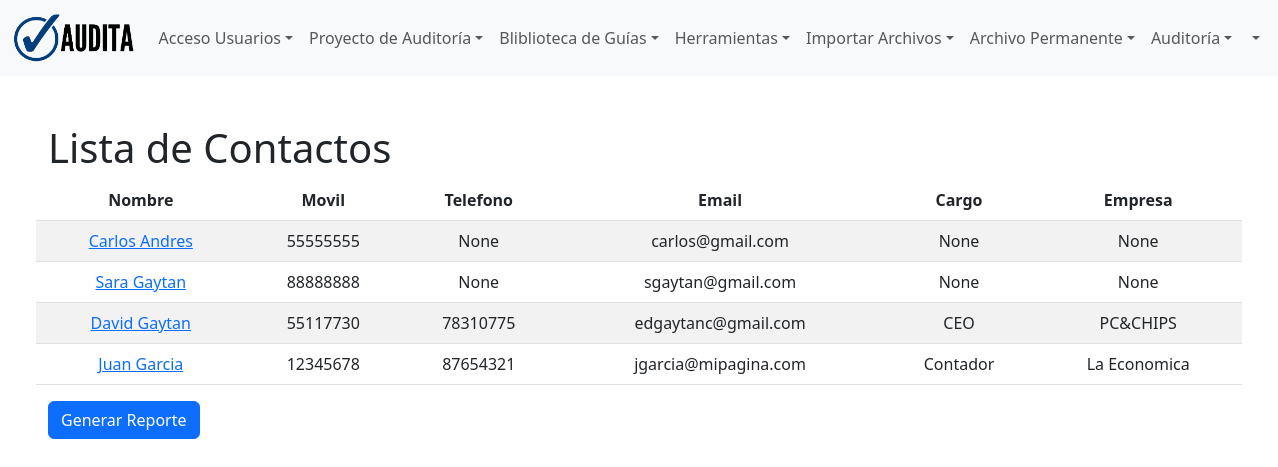
The app's page /proyecto/contacto/lista/ with its own data.
### proyecto/models.py (models this page shows, shortened)
class Contacto(models.Model):
    nombre = models.CharField(max_length=100, verbose_name='Nombre Contacto')
    movil = models.CharField(max_length=15, verbose_name='Movil Contacto')
    telefono = models.CharField(max_length=15, null=True, blank=True, verbose_name='Teléfono Contacto')
    email = models.EmailField(verbose_name='Email Contacto')
    cargo = models.CharField(max_length=100, null=True, blank=True, verbose_name='Cargo Contacto')
    empresa = models.CharField(max_length=100, null=True, blank=True, verbose_name='Empresa en que labora')
    class Meta:
        db_table = 'contact'
        verbose_name = 'Contacto'
        verbose_name_plural = 'Contactos'
        ordering = ['id']

### proyecto/views.py (the view)
# urls.py: path('contacto/lista/', views.lista_Contacto,name='lista_contactos'),
def lista_Contacto(request):
    contactos = Contacto.objects.all()
    context = {
        'contactos':contactos
    }
    return render(request, 'proyecto/lista_contactos.html', context)

### templates/proyecto/lista_contactos.html (shortened to what this page needs)
{% extends 'layout/base.html' %}
{% load crispy_forms_tags %}
{% load static %}
{% block 'content' %}
<div class="row p-5">
    <h1>Lista de Contactos</h1>
    <table class="table table-hover table-striped">
        <thead>
        <tr>
            <th scope="col">Nombre</th>
            <th scope="col">Movil</th>
            <th scope="col">Telefono</th>
            <th scope="col">Email</th>
            <th scope="col">Cargo</th>
            <th scope="col">Empresa</th>
        </tr>
        </thead>
        <tbody>
        {% for contacto in contactos %}
            <tr>
            <td><a href="{% url 'detalle_contacto' %}?id={{ contacto.id }}">{{ contacto.nombre }}</a></td>
            <td>{{ contacto.movil }}</td>
            <td>{{ contacto.telefono }}</td>
            <td>{{ contacto.email }}</td>
            <td>{{ contacto.cargo }}</td>
            <td>{{ contacto.empresa }}</td>
            </tr>
        {% endfor %}
        </tbody>
    </table>
    <form id="formulario-contacto" method="POST" action="{% url 'imprimir_contactos' %}">
        <button type="submit" class="btn btn-primary">Generar Reporte</button>
    </form>
</div>
{% endblock 'content' %}

### static/css/styles.css (style rules this page uses)
td { text-decoration: none; }
th, td { text-align: center; vertical-align: middle; }

### records on screen
Contacto: nombre "Carlos Andres", movil "55555555", telefono "None", email "carlos@gmail.com", cargo "None", empresa "None"
Contacto: nombre "Sara Gaytan", movil "88888888", telefono "None", email "sgaytan@gmail.com", cargo "None", empresa "None"
Contacto: nombre "David Gaytan", movil "55117730", telefono "78310775", email "edgaytanc@gmail.com", cargo "CEO", empresa "PC&CHIPS"
Contacto: nombre "Juan Garcia", movil "12345678", telefono "87654321", email "jgarcia@mipagina.com", cargo "Contador", empresa "La Economica"
